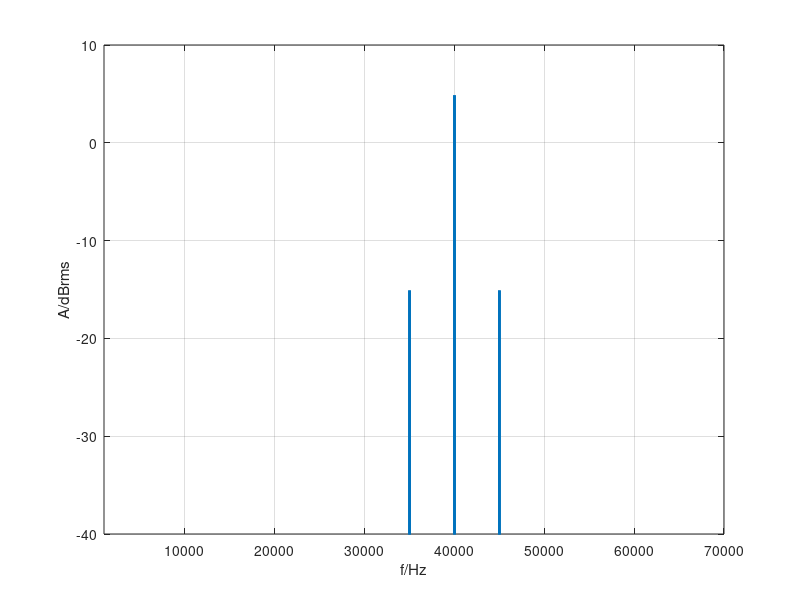
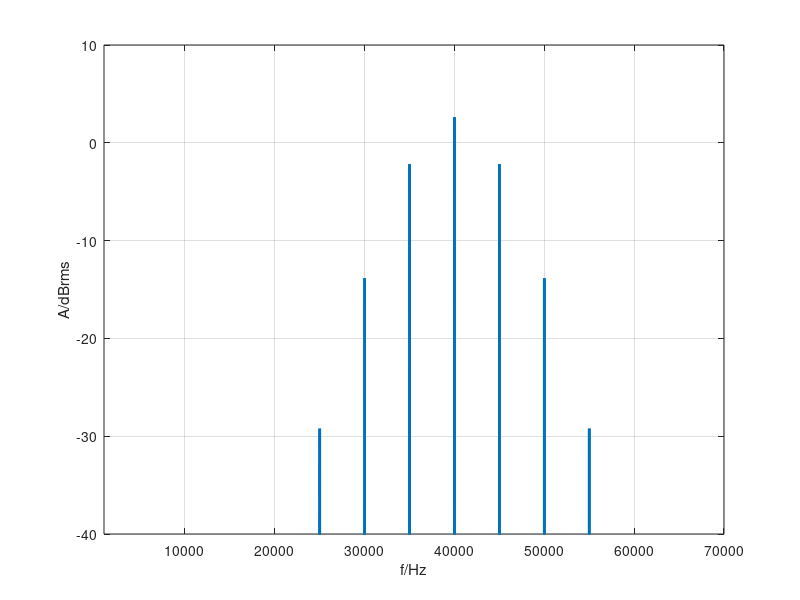
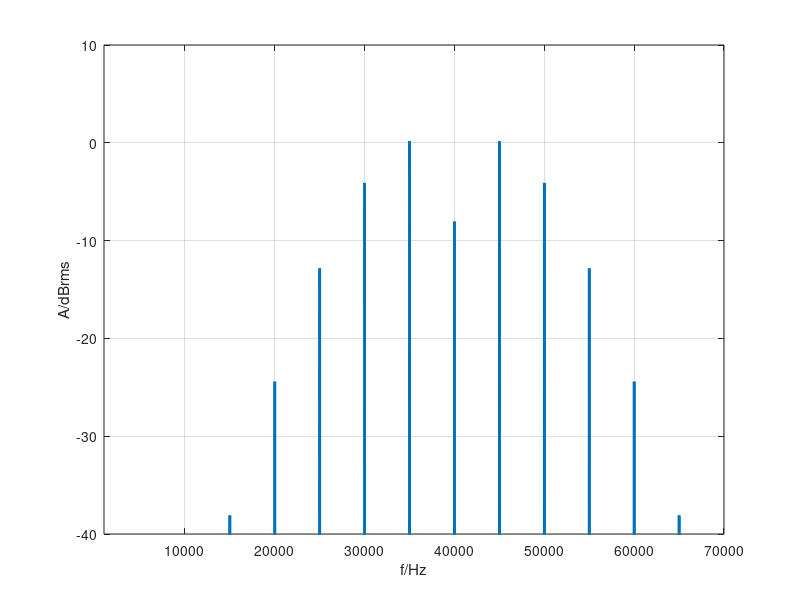

Recreate these plots in MATLAB, in order.
F_c = 40000; 
Ac = 2.5;
F_m = 5000;
t_min = 30*10^-3; % minimal signal length
d = [1000, 5000, 10000];
B = d / 5000;

F_s = F_c * 8; % Sampling frequency
F_nyq = F_s/2; % Nyquist frequency


Ts = 1/F_s * (2^nextpow2(t_min * F_s));

t_dom = 0: 1/F_s : Ts - 1/F_s;

for i = 1:length(B)
w_c = 2*pi*F_c ;
w_m = 2*pi*F_m;
A_fm = Ac*cos(w_c*t_dom + B(i)*sin(w_m*t_dom));
L_t = length(t_dom);
FFT_fm = 2*abs(fft(A_fm))/L_t;
FFT_fm = FFT_fm(1:end/2);
f_dom_fm = linspace(0, F_nyq, length(FFT_fm));
figure(i);
log_fm = 20 * log10 (FFT_fm/sqrt(2));
plot (f_dom_fm, log_fm, 'LineWidth', 2);
xlabel('f/Hz'); ylabel('A/dBrms');
ylim ([-40 10]);
xlim ([10^3 70*10^3]); 
grid on;
end